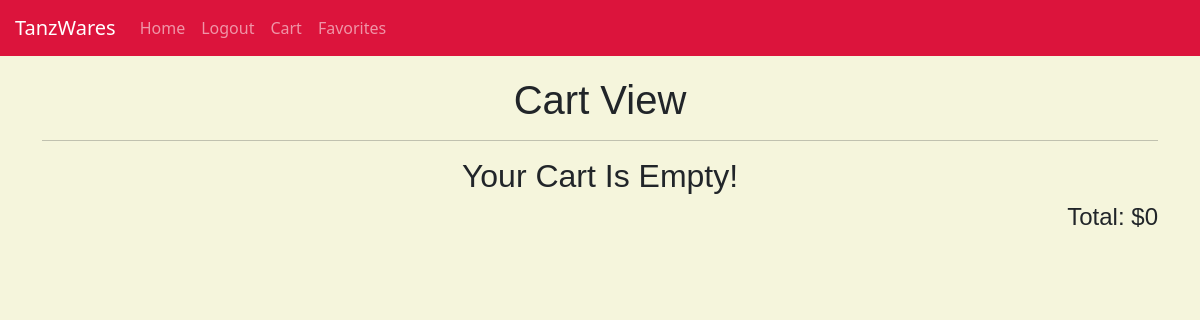
Before: /cart_view (signed in) with the older database file.
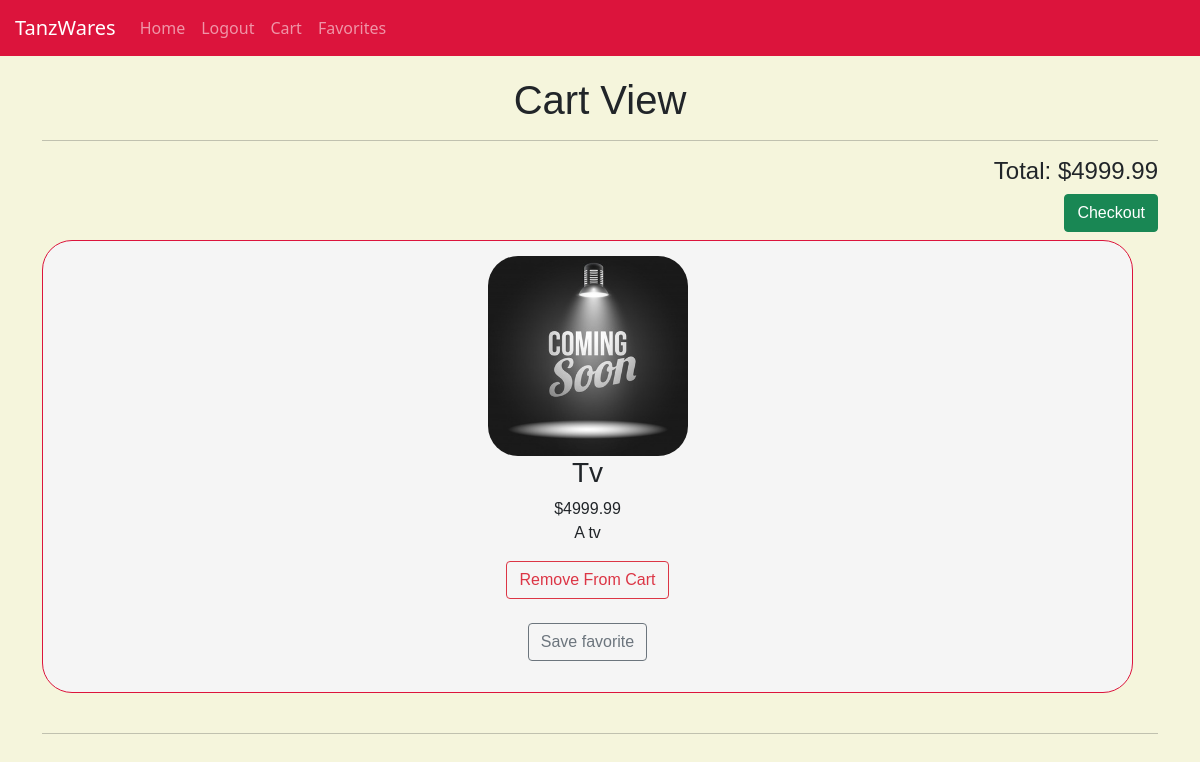
After: the same page with the newer database file.
### store_app/models.py (models this page shows, shortened)
class Item(models.Model):
    name= models.CharField(max_length=25)
    price= models.FloatField()
    desc=models.TextField()
    image=models.ImageField(default='default.jpg', upload_to='item_images')
    fav_by=models.ManyToManyField(User, related_name='fav_item')
    added_item=models.ManyToManyField(User, related_name='cart_item')

### store_app/views.py (the view)
# urls.py: path('cart_view', views.cart_view),
def cart_view(request):
    user=User.objects.get(id=request.session['id'])
    items= user.cart_item.all()
    total=0
    for item in items:
        total+=item.price
    context={
        'items':items,
        'total':total
    }
    request.session['total']=total
    return render(request, 'cart.html', context)

### store_app/templates/cart.html (shortened to what this page needs)
{% extends './base.html' %}
{%block content%}
<div class="container" style="font-family: sans-serif;">
    <h1>Cart View</h1>
    <hr>
    <div class="items_container" style="display: block;">
        {%if not items%}
            <h2>Your Cart Is Empty!</h2>
        {%endif%}
        <h4 style="text-align: right;">Total: ${{total}}</h4>
        {%if total > 0%}
        <h4 style="text-align: right;"><a href="/checkout"><button type="button" class="btn btn-success">Checkout</button></a></h4>
        {%endif%}
        {%for item in items%}
        <div class="items_box" style="border: 1px crimson solid; padding: 15px; margin-right: 25px; border-radius: 30px; background-color: whitesmoke; text-align: center;">
            <img src="{{item.image.url}}" width="200px" style="border-radius: 30px; ">
            <h3>{{item.name}}</h3>
            <p>${{item.price}} <br>{{item.desc}}</p>
            <p style="text-align: center;">
                <a href="/remove_cart/{{item.id}}">
                    <button type="button" class="btn btn-outline-danger">Remove From Cart</button>
                </a> <br> <br>
                {%if user not in item.added_item.all%}
                <a href="/add_favorite/{{item.id}}">
                    <button type="button" class="btn btn-outline-secondary">Save favorite</button>
                </a>
                {%elif user in item.added_item.all%}
                <a href="/remove_favorite/{{item.id}}">
                    <button type="button" class="btn btn-outline-danger">Remove Favorite</button>
                </a>
                {%endif%}
            </p>
        </div>
        <br>
        <hr>
        {%endfor%}
    </div>
</div>
{%endblock%}

Changed rows visible on the page:
added Item: image (placeholder picture), name "Tv", price "4999.99", desc "A tv"
Other visible differences:
{{ total }}: "0" → "4999.99"
text no longer shown: "Your Cart Is Empty!"
text now shown: "Checkout"
